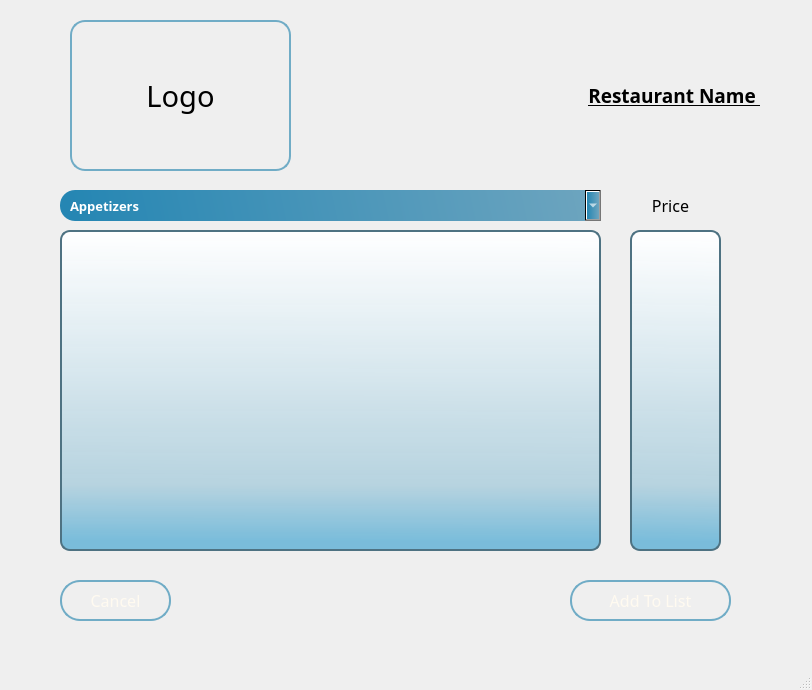
<?xml version="1.0" encoding="UTF-8"?>
<ui version="4.0">
 <class>menu_win</class>
 <widget class="QMainWindow" name="menu_win">
  <property name="geometry">
   <rect>
    <x>0</x>
    <y>0</y>
    <width>812</width>
    <height>690</height>
   </rect>
  </property>
  <property name="windowTitle">
   <string>Menu</string>
  </property>
  <property name="windowIcon">
   <iconset>
    <normaloff>icon.png</normaloff>icon.png</iconset>
  </property>
  <property name="styleSheet">
   <string notr="true"/>
  </property>
  <widget class="QWidget" name="centralwidget">
   <widget class="QLabel" name="logo_label">
    <property name="geometry">
     <rect>
      <x>70</x>
      <y>20</y>
      <width>221</width>
      <height>151</height>
     </rect>
    </property>
    <property name="font">
     <font>
      <family>Segoe UI Variable Small Light</family>
      <pointsize>22</pointsize>
     </font>
    </property>
    <property name="styleSheet">
     <string notr="true">QLabel {
    border: 2px solid rgb(112, 172, 198);  
    padding: 10px;            
    border-radius: 15px;     
}

</string>
    </property>
    <property name="text">
     <string>Logo</string>
    </property>
    <property name="alignment">
     <set>Qt::AlignCenter</set>
    </property>
   </widget>
   <widget class="QLabel" name="label_name">
    <property name="geometry">
     <rect>
      <x>580</x>
      <y>80</y>
      <width>189</width>
      <height>31</height>
     </rect>
    </property>
    <property name="font">
     <font>
      <family>Segoe UI Variable Display Semib</family>
      <pointsize>14</pointsize>
      <weight>75</weight>
      <bold>true</bold>
      <underline>true</underline>
     </font>
    </property>
    <property name="text">
     <string>Restaurant Name </string>
    </property>
    <property name="alignment">
     <set>Qt::AlignCenter</set>
    </property>
   </widget>
   <widget class="QListView" name="item_list">
    <property name="geometry">
     <rect>
      <x>60</x>
      <y>230</y>
      <width>541</width>
      <height>321</height>
     </rect>
    </property>
    <property name="styleSheet">
     <string notr="true">QListView {
    background-color: qlineargradient(spread:pad, x1:0.537, y1:0.971591, x2:0.542, y2:0, stop:0 rgba(114, 185, 217, 239), stop:0.178947 rgba(180, 210, 223, 243), stop:1 rgba(255, 255, 255, 255));
    border: 2px solid rgb(78, 114, 130);
    border-radius: 10px;
}
</string>
    </property>
   </widget>
   <widget class="QLabel" name="price_label">
    <property name="geometry">
     <rect>
      <x>620</x>
      <y>190</y>
      <width>101</width>
      <height>31</height>
     </rect>
    </property>
    <property name="font">
     <font>
      <family>Segoe UI Variable Small Semilig</family>
      <pointsize>12</pointsize>
     </font>
    </property>
    <property name="text">
     <string>Price</string>
    </property>
    <property name="alignment">
     <set>Qt::AlignCenter</set>
    </property>
   </widget>
   <widget class="QListView" name="price_list">
    <property name="geometry">
     <rect>
      <x>630</x>
      <y>230</y>
      <width>91</width>
      <height>321</height>
     </rect>
    </property>
    <property name="styleSheet">
     <string notr="true">QListView {
    background-color: qlineargradient(spread:pad, x1:0.537, y1:0.971591, x2:0.542, y2:0, stop:0 rgba(114, 185, 217, 239), stop:0.178947 rgba(180, 210, 223, 243), stop:1 rgba(255, 255, 255, 255));
    border: 2px solid rgb(78, 114, 130);
    border-radius: 10px;
}
</string>
    </property>
   </widget>
   <widget class="QComboBox" name="type_comboBox">
    <property name="geometry">
     <rect>
      <x>60</x>
      <y>190</y>
      <width>541</width>
      <height>31</height>
     </rect>
    </property>
    <property name="font">
     <font>
      <family>Segoe UI Variable Display Semib</family>
      <pointsize>10</pointsize>
      <weight>75</weight>
      <bold>true</bold>
     </font>
    </property>
    <property name="layoutDirection">
     <enum>Qt::LeftToRight</enum>
    </property>
    <property name="styleSheet">
     <string notr="true">QComboBox {
    background: qlineargradient(spread:pad, x1:0.0157895, y1:0.603, x2:1, y2:0.591, stop:0 rgba(37, 134, 179, 255), stop:1 rgba(110, 165, 191, 255)); 
    
    border: qlineargradient(spread: repeat, 
                            x1: 0, y1: 0.602, x2: 1, y2: 0.597, 
                            stop: 0.0631579 rgba(0, 115, 168, 216), 
                            stop: 0.752632 rgba(25, 116, 159, 199), 
                            stop: 0.994737 rgba(49, 118, 150, 0)); 
    
    border-radius: 15px;
    padding-left: 10px;
    color: white;  
}</string>
    </property>
    <property name="currentIndex">
     <number>0</number>
    </property>
    <item>
     <property name="text">
      <string>Appetizers</string>
     </property>
    </item>
    <item>
     <property name="text">
      <string>Main Courses</string>
     </property>
    </item>
    <item>
     <property name="text">
      <string>Side Dishes</string>
     </property>
    </item>
    <item>
     <property name="text">
      <string>Beverages</string>
     </property>
    </item>
   </widget>
   <widget class="QPushButton" name="cancel_pb">
    <property name="geometry">
     <rect>
      <x>60</x>
      <y>580</y>
      <width>111</width>
      <height>41</height>
     </rect>
    </property>
    <property name="font">
     <font>
      <family>Segoe UI Variable Small</family>
      <pointsize>-1</pointsize>
     </font>
    </property>
    <property name="styleSheet">
     <string notr="true">QPushButton {
    background-color: qlineargradient(spread:repeat, x1:0, y1:0.602, x2:1, y2:0.603, 
    stop:0.0631579 rgba(0, 115, 168, 216), 
    stop:0.448864 rgba(14, 116, 163, 227), 
    stop:0.653409 rgba(25, 116, 159, 199), 
    stop:0.8125 rgba(35, 117, 155, 191), 
    stop:0.982955 rgba(49, 118, 150, 185));
    
    color: #FFFAF0;  
    border-radius: 20px;      
    padding: 10px;             
    font-size: 16px;           
    border: 2px solid rgb(112, 172, 198);  /* Blue border */
}

QPushButton {
    background-color: qlineargradient(spread:repeat, x1:0, y1:0.602, x2:1, y2:0.603, 
    stop:0.0631579 rgba(0, 115, 168, 216), 
    stop:0.448864 rgba(14, 116, 163, 227), 
    stop:0.653409 rgba(25, 116, 159, 199), 
    stop:0.8125 rgba(35, 117, 155, 191), 
    stop:0.982955 rgba(49, 118, 150, 185));
    
    color: #FFFAF0;  
    border-radius: 20px;      
    padding: 10px;             
    font-size: 16px;           
    border: 2px solid rgb(112, 172, 198);  /* Blue border */
}

QPushButton:pressed {
    background-color: qlineargradient(spread:repeat, x1:0, y1:0.602, x2:1, y2:0.603, 
    stop:0.0631579 rgba(0, 100, 140, 216),
    stop:0.448864 rgba(10, 100, 140, 227), 
    stop:0.653409 rgba(20, 100, 140, 199), 
    stop:0.8125 rgba(30, 100, 140, 191), 
    stop:0.982955 rgba(40, 100, 140, 185));
}
</string>
    </property>
    <property name="text">
     <string>Cancel</string>
    </property>
   </widget>
   <widget class="QPushButton" name="add_recipe_pb">
    <property name="geometry">
     <rect>
      <x>570</x>
      <y>580</y>
      <width>161</width>
      <height>41</height>
     </rect>
    </property>
    <property name="font">
     <font>
      <family>Segoe UI Variable Small</family>
      <pointsize>-1</pointsize>
     </font>
    </property>
    <property name="styleSheet">
     <string notr="true">QPushButton {
    background-color: qlineargradient(spread:repeat, x1:0, y1:0.602, x2:1, y2:0.603, 
    stop:0.0631579 rgba(0, 115, 168, 216), 
    stop:0.448864 rgba(14, 116, 163, 227), 
    stop:0.653409 rgba(25, 116, 159, 199), 
    stop:0.8125 rgba(35, 117, 155, 191), 
    stop:0.982955 rgba(49, 118, 150, 185));
    
    color: #FFFAF0;  
    border-radius: 20px;      
    padding: 10px;             
    font-size: 16px;           
    border: 2px solid rgb(112, 172, 198);  /* Blue border */
}
QPushButton {
    background-color: qlineargradient(spread:repeat, x1:0, y1:0.602, x2:1, y2:0.603, 
    stop:0.0631579 rgba(0, 115, 168, 216), 
    stop:0.448864 rgba(14, 116, 163, 227), 
    stop:0.653409 rgba(25, 116, 159, 199), 
    stop:0.8125 rgba(35, 117, 155, 191), 
    stop:0.982955 rgba(49, 118, 150, 185));
    
    color: #FFFAF0;  
    border-radius: 20px;      
    padding: 10px;             
    font-size: 16px;           
    border: 2px solid rgb(112, 172, 198);  /* Blue border */
}

QPushButton:pressed {
    background-color: qlineargradient(spread:repeat, x1:0, y1:0.602, x2:1, y2:0.603, 
    stop:0.0631579 rgba(0, 100, 140, 216),  /* Darker version of the gradient */
    stop:0.448864 rgba(10, 100, 140, 227), 
    stop:0.653409 rgba(20, 100, 140, 199), 
    stop:0.8125 rgba(30, 100, 140, 191), 
    stop:0.982955 rgba(40, 100, 140, 185));
}
</string>
    </property>
    <property name="text">
     <string>Add To List</string>
    </property>
   </widget>
  </widget>
  <widget class="QMenuBar" name="menubar">
   <property name="geometry">
    <rect>
     <x>0</x>
     <y>0</y>
     <width>812</width>
     <height>26</height>
    </rect>
   </property>
  </widget>
  <widget class="QStatusBar" name="statusbar"/>
 </widget>
 <resources/>
 <connections/>
</ui>
